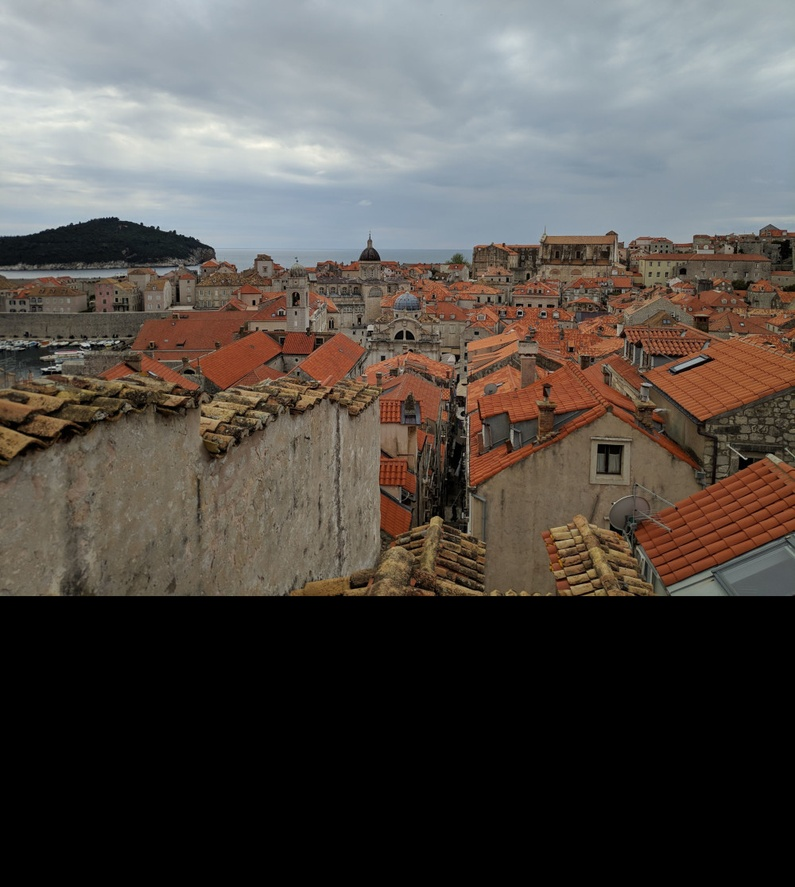
#> input picture sift-matching/1_r.jpg, 795 x 887 px, shrunk from 1000 x 1116 before the run
$ python test.py
#> lines starting #> are read from the running program, lines starting #| are printed output that depends on the picture
import numpy as np
import cv2 as cv
import time
t0 = time.time()
from matplotlib import pyplot as plt
img1 = cv.imread('1_r.jpg',0)          # queryImage
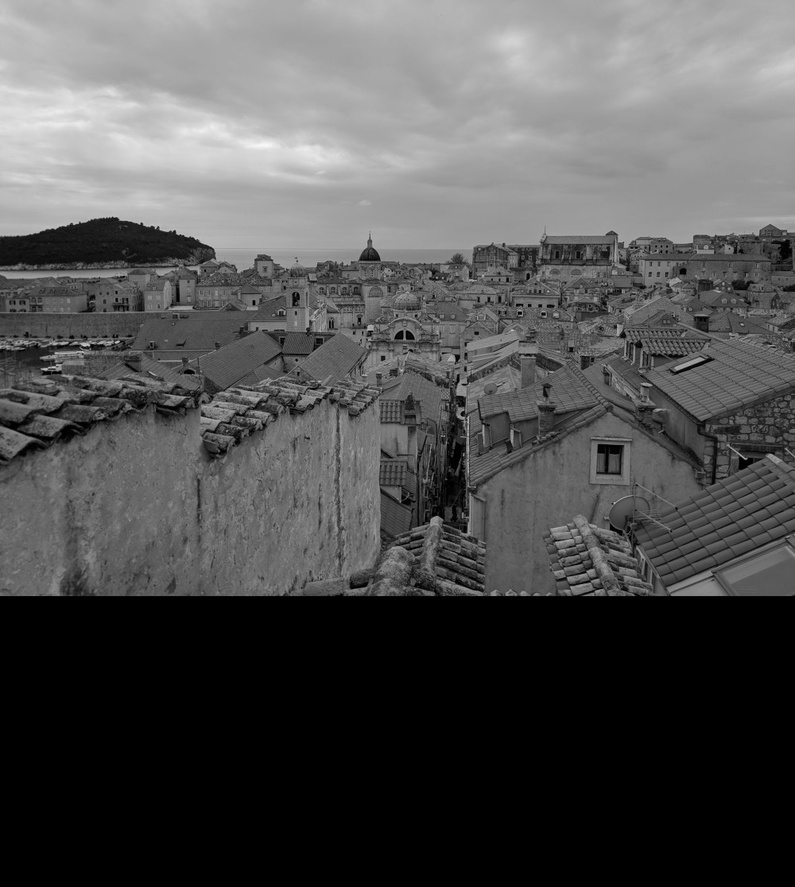
#> img1: shape (887, 795); min 0, max 249, mean 80.8
img2 = cv.imread('2_r.jpg',0) # trainImage
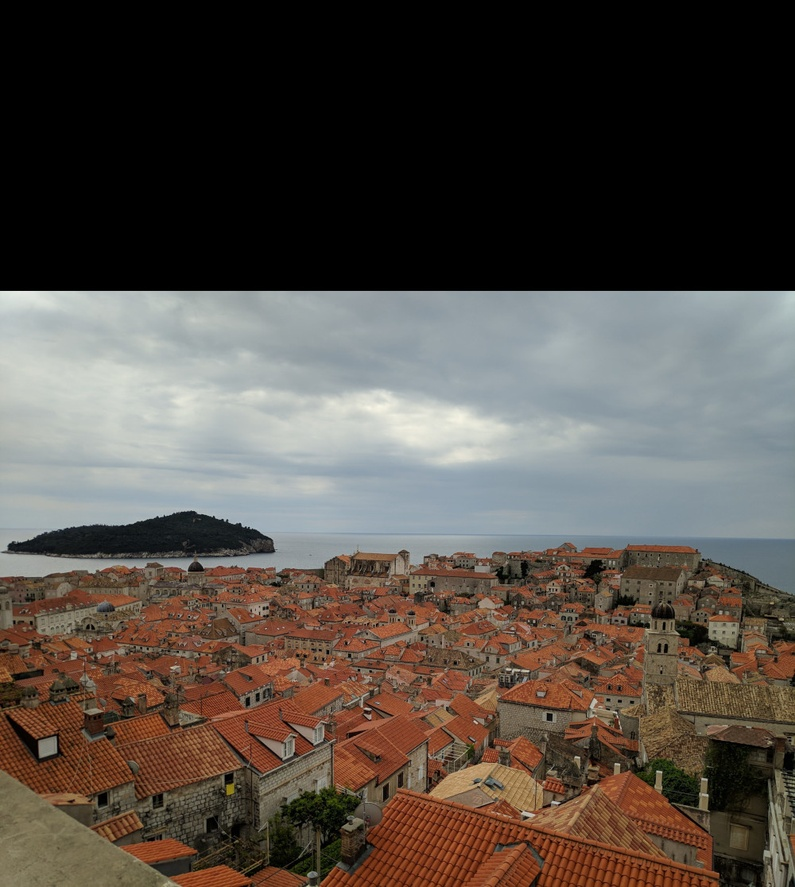
#> input picture sift-matching/2_r.jpg, 795 x 887 px, shrunk from 1000 x 1116 before the run
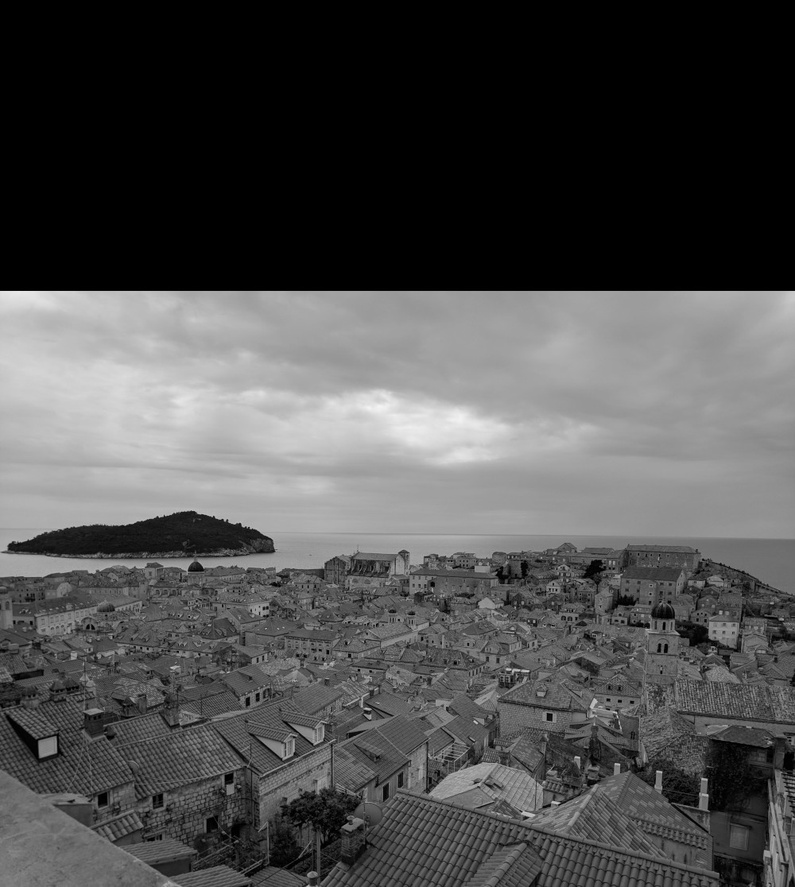
#> img2: shape (887, 795); min 0, max 244, mean 78.5
# Initiate SIFT detector
sift = cv.cv2.xfeatures2d.SIFT_create()
# find the keypoints and descriptors with SIFT
kp1, des1 = sift.detectAndCompute(img1,None)
#> kp1 = 2865 keypoints; strongest (x, y, size): (45, 369, 2.4), (383, 358, 3.3), (117, 342, 2), (84, 344, 3.1)
kp2, des2 = sift.detectAndCompute(img2,None)
#> kp2 = 3627 keypoints; strongest (x, y, size): (15, 548, 8.8), (369, 709, 2.2), (608, 700, 2.3), (526, 818, 2.7)
# FLANN parameters
FLANN_INDEX_KDTREE = 1
index_params = dict(algorithm = FLANN_INDEX_KDTREE, trees = 5)
search_params = dict(checks=50)   # or pass empty dictionary
flann = cv.FlannBasedMatcher(index_params,search_params)
matches = flann.knnMatch(des1,des2,k=2)
#> matches = 2865 matches
# Need to draw only good matches, so create a mask
matchesMask = [[0,0] for i in range(len(matches))]
#> matchesMask = 2865 pairs, first value 0 to 0, second value 0 to 0
# ratio test as per Lowe's paper
for i,(m,n) in enumerate(matches):
    if m.distance < 0.7*n.distance:
        matchesMask[i]=[1,0]
#> after the loop, matchesMask = 2865 pairs, first value 0 to 1, second value 0 to 0
draw_params = dict(matchColor = (0,255,0),
                   singlePointColor = (255,0,0),
                   matchesMask = matchesMask,
                   flags = 0)
#> draw_params = 4 items
img3 = cv.drawMatchesKnn(img1,kp1,img2,kp2,matches,None,**draw_params)
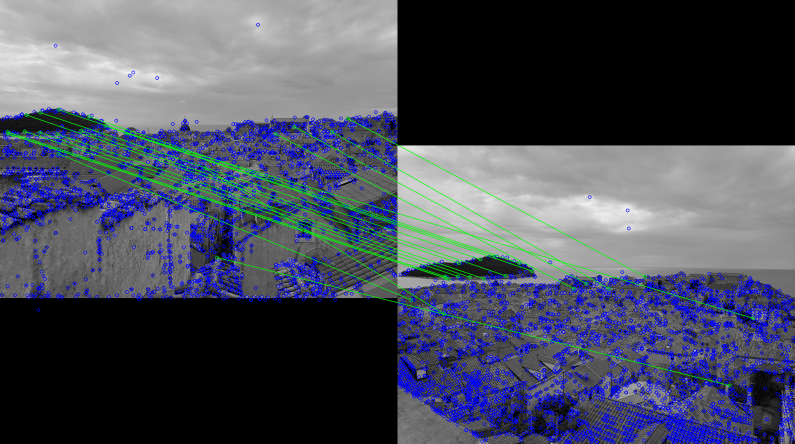
#> img3: shape (887, 1590, 3) (shown at 1/2 size); mean of channels 0, 1, 2 91.5, 76.4, 72.2; drawn as B, G, R
plt.imshow(img3,),plt.show()

print(time.time()-t0)
